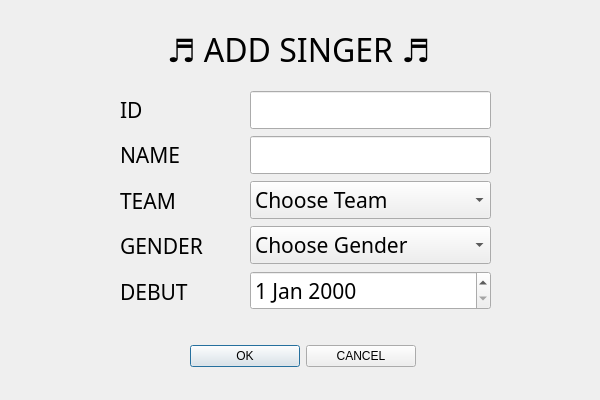
<?xml version="1.0" encoding="UTF-8"?>
<ui version="4.0">
 <class>admin_addsingerwidget</class>
 <widget class="QDialog" name="admin_addsingerwidget">
  <property name="geometry">
   <rect>
    <x>0</x>
    <y>0</y>
    <width>600</width>
    <height>400</height>
   </rect>
  </property>
  <property name="minimumSize">
   <size>
    <width>600</width>
    <height>400</height>
   </size>
  </property>
  <property name="maximumSize">
   <size>
    <width>600</width>
    <height>400</height>
   </size>
  </property>
  <property name="windowTitle">
   <string>Dialog</string>
  </property>
  <widget class="QWidget" name="verticalLayoutWidget">
   <property name="geometry">
    <rect>
     <x>120</x>
     <y>90</y>
     <width>131</width>
     <height>221</height>
    </rect>
   </property>
   <property name="font">
    <font>
     <family>08SeoulHangang</family>
     <pointsize>16</pointsize>
    </font>
   </property>
   <layout class="QVBoxLayout" name="verticalLayout">
    <item>
     <widget class="QLabel" name="label_3">
      <property name="font">
       <font>
        <family>08SeoulHangang</family>
        <pointsize>16</pointsize>
       </font>
      </property>
      <property name="text">
       <string>ID</string>
      </property>
     </widget>
    </item>
    <item>
     <widget class="QLabel" name="label_6">
      <property name="font">
       <font>
        <family>08SeoulHangang</family>
        <pointsize>16</pointsize>
       </font>
      </property>
      <property name="text">
       <string>NAME</string>
      </property>
     </widget>
    </item>
    <item>
     <widget class="QLabel" name="label_2">
      <property name="font">
       <font>
        <family>08SeoulHangang</family>
        <pointsize>16</pointsize>
       </font>
      </property>
      <property name="text">
       <string>TEAM</string>
      </property>
     </widget>
    </item>
    <item>
     <widget class="QLabel" name="label_4">
      <property name="font">
       <font>
        <family>08SeoulHangang</family>
        <pointsize>16</pointsize>
       </font>
      </property>
      <property name="text">
       <string>GENDER</string>
      </property>
     </widget>
    </item>
    <item>
     <widget class="QLabel" name="label_5">
      <property name="font">
       <font>
        <family>08SeoulHangang</family>
        <pointsize>16</pointsize>
       </font>
      </property>
      <property name="text">
       <string>DEBUT</string>
      </property>
     </widget>
    </item>
   </layout>
  </widget>
  <widget class="QWidget" name="verticalLayoutWidget_2">
   <property name="geometry">
    <rect>
     <x>250</x>
     <y>90</y>
     <width>241</width>
     <height>221</height>
    </rect>
   </property>
   <property name="font">
    <font>
     <family>08SeoulHangang</family>
     <pointsize>16</pointsize>
    </font>
   </property>
   <layout class="QVBoxLayout" name="verticalLayout_2">
    <item>
     <widget class="QLineEdit" name="idEdit">
      <property name="font">
       <font>
        <family>08SeoulHangang</family>
        <pointsize>16</pointsize>
       </font>
      </property>
     </widget>
    </item>
    <item>
     <widget class="QLineEdit" name="nameEdit">
      <property name="font">
       <font>
        <family>08SeoulHangang</family>
        <pointsize>16</pointsize>
       </font>
      </property>
     </widget>
    </item>
    <item>
     <widget class="QComboBox" name="teamCombo">
      <property name="font">
       <font>
        <family>08SeoulHangang</family>
        <pointsize>16</pointsize>
       </font>
      </property>
      <item>
       <property name="text">
        <string>Choose Team</string>
       </property>
      </item>
      <item>
       <property name="text">
        <string>SOLO</string>
       </property>
      </item>
      <item>
       <property name="text">
        <string>GROUP</string>
       </property>
      </item>
     </widget>
    </item>
    <item>
     <widget class="QComboBox" name="genderCombo">
      <property name="font">
       <font>
        <family>08SeoulHangang</family>
        <pointsize>16</pointsize>
       </font>
      </property>
      <item>
       <property name="text">
        <string>Choose Gender</string>
       </property>
      </item>
      <item>
       <property name="text">
        <string>WOMAN</string>
       </property>
      </item>
      <item>
       <property name="text">
        <string>MAN</string>
       </property>
      </item>
     </widget>
    </item>
    <item>
     <widget class="QDateEdit" name="dateEdit">
      <property name="font">
       <font>
        <family>08SeoulHangang</family>
        <pointsize>16</pointsize>
       </font>
      </property>
     </widget>
    </item>
   </layout>
  </widget>
  <widget class="QWidget" name="horizontalLayoutWidget">
   <property name="geometry">
    <rect>
     <x>190</x>
     <y>340</y>
     <width>226</width>
     <height>32</height>
    </rect>
   </property>
   <layout class="QHBoxLayout" name="horizontalLayout">
    <item>
     <widget class="QPushButton" name="okbtn_2">
      <property name="text">
       <string>OK</string>
      </property>
     </widget>
    </item>
    <item>
     <widget class="QPushButton" name="cancelbtn">
      <property name="text">
       <string>CANCEL</string>
      </property>
     </widget>
    </item>
   </layout>
  </widget>
  <widget class="QLabel" name="label">
   <property name="geometry">
    <rect>
     <x>-2</x>
     <y>20</y>
     <width>601</width>
     <height>59</height>
    </rect>
   </property>
   <property name="font">
    <font>
     <family>08SeoulHangang</family>
     <pointsize>24</pointsize>
    </font>
   </property>
   <property name="text">
    <string>♬ ADD SINGER ♬</string>
   </property>
   <property name="alignment">
    <set>Qt::AlignCenter</set>
   </property>
  </widget>
 </widget>
 <resources/>
 <connections/>
</ui>
